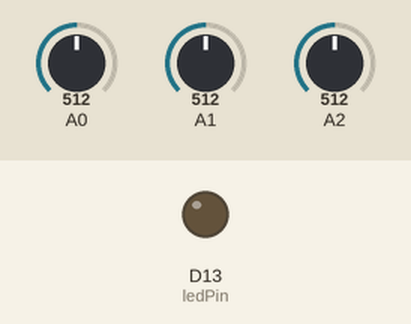
This sketch was run on a simulated Arduino Zero (SAMD21). Parts: output pins drawn as LEDs (lit = HIGH). The inputs (shaded band) are chosen by the test bench; at power-on: A1 = 512, A0 = 512, A2 = 512. Storage starts empty; what the sketch prints to the serial monitor is not drawn.

Above: at 3.2 s.
3.3 s: A1 set to 784
4.8 s: A1 set to 809
At 5.01 s:
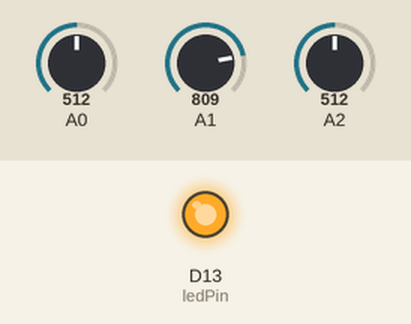
7.8 s: A1 set to 790
At 8.7 s:
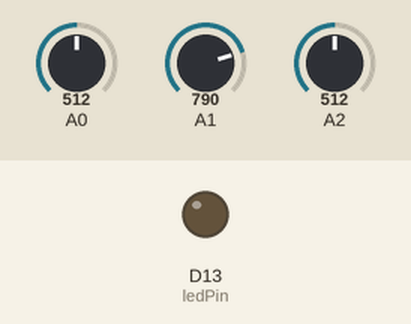
9.3 s: A1 set to 810
At 9.51 s:
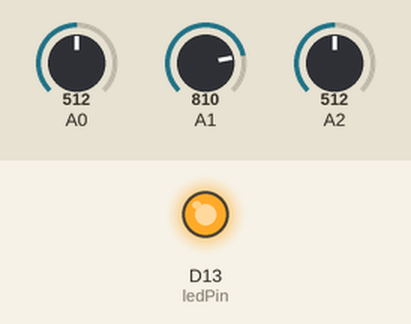
Timing chart, 0 to 12.3 s (numbered marks = the images above; inputs shaded):
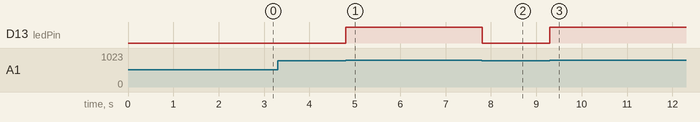

Measured:
- the behaviour switches between 800 and 801 on A1 (found by bisection; images 0 and 1)
- after the input at 4.8 s, D13 (ledPin): LOW → HIGH at once
- after the input at 7.8 s, D13 (ledPin): HIGH → LOW at once
- after the input at 9.3 s, D13 (ledPin): LOW → HIGH at once

The sketch:

mic.ino
```cpp
// Mic
// Wait for high from speaker, then read values from analog

/*
microphone pin: 2
trigger pin: 1
source pin: 0
SD CS pin: 10
*/

// Time to read two analog signals:
// 847 microseconds to milliseconds

/*
Length of cardboard tube: 32.75cm
Tone Frequency: 100Hz
Using echo off of can:
- time shift to echo: ~2ms
Straight configuration:
- time shift to sound: ~1ms

2/27: Changes
Update to send current ping # when asked.
Use data arrays instead! And write stuff afterward!
*/

/*
SD:
nominal datastring is 14-16 bytes in size
chipSelect = 10
MOSI: pin 11
MISO: pin 12
SCK: pin 13
*/

// ***** Includes
#include <stdio.h>
#include <stdlib.h>
#include <string.h>
#include <SD.h>
#include <SPI.h>
#define ARR_MAX_SIZE 200

// #include <vector> // C++

// ***** Vars
int sourcePin = 0;
int triggerPin = 1;
int micPin = 2;
int ledPin = 13;
int sdPin = 10;

// ***** SD
File dataFile;
char fileName[13] = "ping0000.csv"; // number on indexes 4 - 7

// ***** Data stuff
typedef struct Data {
    //Data(long t, int d1, int d2); // Init
    long time;
    int data1;
    int data2;
    bool valid;
} Data_t;
Data_t data[ARR_MAX_SIZE];

void setup() {
    SerialUSB.begin(2000000);
    Serial.begin(96000); // For comms with master controller
    SPI.begin();

    pinMode(triggerPin, INPUT);
    pinMode(ledPin, OUTPUT);
    SerialUSB.println("Start");

    int tries = 0; // SD card?
    while (!SD.begin(sdPin) && tries < 4) {
        SerialUSB.println("Could not init SD card!");
        tries++;
        delay(1000);
    }

    delay(2000);
}

long currentTime = 0;
int data1 = 0;
int data2 = 0;

int ones = 1;
int tens = 0;
int hunds = 0;
int thous = 0;

int count = 0;
void loop() {

    // dataFile = SD.open(fileName, FILE_WRITE);
    // dataFile.println("Hey," + String(count));
    // dataFile.close();

    // count++;
    // delay(1000);

    if (analogRead(triggerPin) > 800) { // Look for buzzer on
        SerialUSB.println("Using filename: " + String(fileName));
        digitalWrite(ledPin, HIGH);

        ones = ones % 10;
        if (ones == 0) {
            tens++;
        }

        tens = tens % 10;
        if (tens == 0 && ones == 0) {
            hunds++;
        }

        hunds = hunds % 10;
        if (hunds == 0 && tens == 0 && ones == 0) {
            thous++;
        }

        thous = thous % 10;

        fileName[4] = thous + '0'; // Maybe?
        fileName[5] = hunds + '0';
        fileName[6] = tens + '0';
        fileName[7] = ones + '0';

        // Init data arr to be invalid.
        for (int i = 0; i < ARR_MAX_SIZE; i++) {
            data[i].valid = false;
        }

        // Continuously get data until it is over
        // USE ARRAY INSTEAD
        int index = 0;
        while (analogRead(triggerPin) > 800 && index < ARR_MAX_SIZE) {
            data[index].time = micros();
            data[index].data1 = analogRead(micPin);
            data[index].data1 = analogRead(sourcePin);
            data[index].valid = true;
            index++;
        }

        // Write data to SD
        dataFile = SD.open(fileName, FILE_WRITE);
        for (int i = 0; i < ARR_MAX_SIZE; i++) {
            if (!data[i].valid) { break; } // That's all the good data

            currentTime = data[i].time;
            data1 = data[i].data1;
            data2 = data[i].data2;
            String dataString = String(count) + "," + String(currentTime) + "," + String(data1) + "," + String(data2);
            dataFile.println(dataString);
            SerialUSB.println(dataString);
        }
        dataFile.close();

        digitalWrite(ledPin, LOW);
        ones++;
        count++;
    }
}
```
